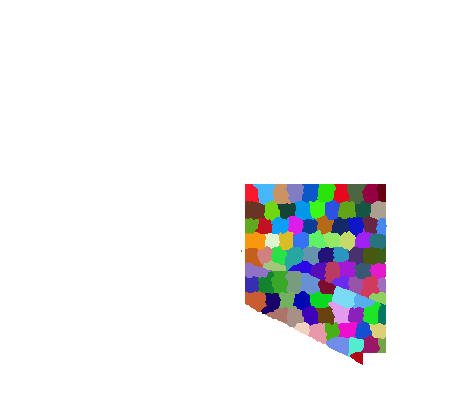
#> input picture dan-utility-scripts/STATE_CERENAICA-BEL.png, 453 x 407 px; its folder holds 4 pictures in this run
$ python generate_colors_from_image-v2.py
#> lines starting #> are read from the running program, lines starting #| are printed output that depends on the picture
import os
from PIL import Image

def hex_colors(image_path):
#> called with image_path = 'STATE_CERENAICA-BEL.png'
    with Image.open(image_path) as im:
#> im is the input picture: PIL image 453x407 P; mean R, G, B, A 13.2, 13.4, 14.7, 29.9
        im = im.convert("RGB")
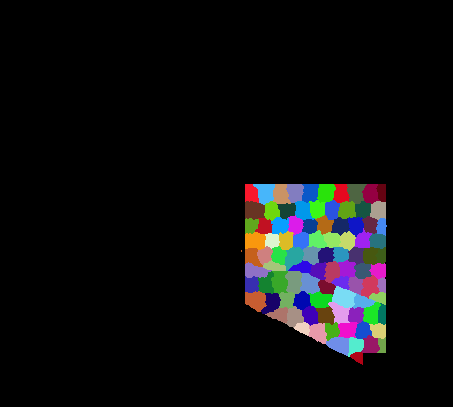
#> im: PIL image 453x407 RGB; mean R, G, B 13.2, 13.4, 14.7
        width, height = im.size
#> width = 453; height = 407
        pixels = im.load()
        hex_colors = set()
        for x in range(width):
            for y in range(height):
                r, g, b = pixels[x, y]
                hex_colors.add('#{:02x}{:02x}{:02x}'.format(r, g, b))
#> after the loop, hex_colors = 94 items
        return list(hex_colors)

output_dict = {}
for filename in os.listdir():
    if filename.endswith(".png") and filename.startswith("STATE_"):
        state_name = filename.split("-")[0].replace(".png","")
        country_tag = filename[-7:-4]
        colors = [color.upper().replace('#', 'x') for color in hex_colors(filename)]
#> colors = 94 items, first 6: 'x165542', 'xE6081F', 'x6890D4', 'xDBD075', 'xA5C57A', 'x48316F'
        colors_string = "\n\t\t\t".join(" ".join(colors[i:i+20]) for i in range(0, len(colors), 20)).replace('x000000 ','')
        if state_name not in output_dict:
            output_dict[state_name] = []
        output_dict[state_name].append(f'create_state = {{\n\t\tcountry = c:{country_tag}\n\t\towned_provinces = {{\n\t\t\t{colors_string}\n\t\t}}\n\t}}')
#> pass 2 of the loop `for filename in os.listdir():`:
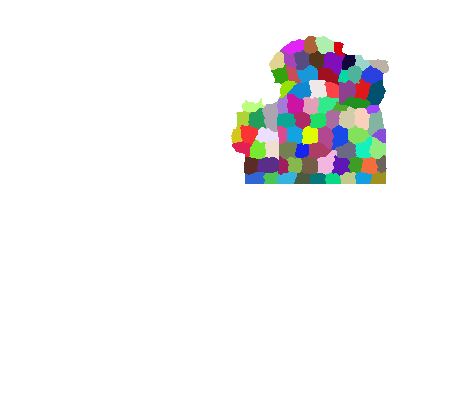
#> input picture dan-utility-scripts/STATE_CERENAICA-LBY.png, 453 x 407 px
#> in hex_colors, im is the input picture: PIL image 453x407 P; mean R, G, B, A 12.7, 12.8, 12.9, 24.8
#> in hex_colors (call 2), `im = im.convert("RGB")`:
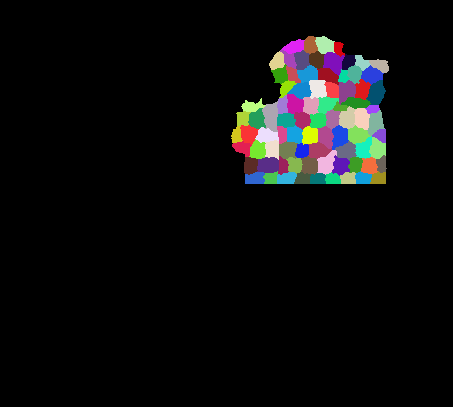
#> im: PIL image 453x407 RGB; mean R, G, B 12.7, 12.8, 12.9
#> after the loop in hex_colors (call 2), `for x in range(width):`: hex_colors = 83 items
#> colors = 83 items, first 6: 'x14F1BF', 'x229F5B', 'x057978', 'xF1DFCE', 'x2B40DE', 'x209020'
#> pass 3 of the loop `for filename in os.listdir():`:
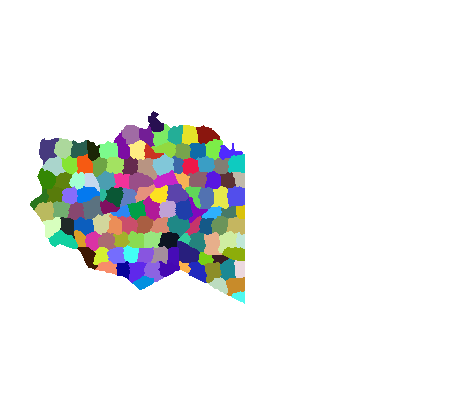
#> input picture dan-utility-scripts/STATE_FEZAN-FRA.png, 453 x 407 px
#> in hex_colors, im is the input picture: PIL image 453x407 P; mean R, G, B, A 19.2, 20.2, 20, 39.5
#> in hex_colors (call 3), `im = im.convert("RGB")`:
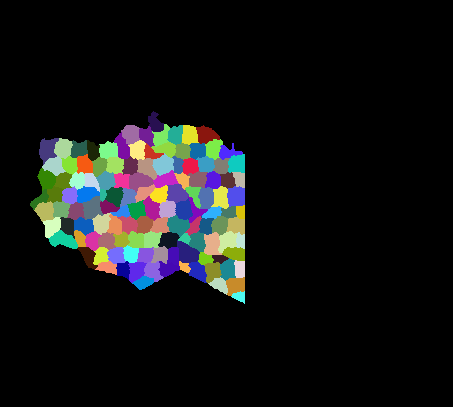
#> im: PIL image 453x407 RGB; mean R, G, B 19.2, 20.2, 20
#> after the loop in hex_colors (call 3), `for x in range(width):`: hex_colors = 126 items
#> colors = 126 items, first 6: 'x8DAD0A', 'x7CED48', 'x1F3EAA', 'x8A160E', 'xDA9E29', 'x8C8E28'
#> the loop made 5 passes; the first 3 are shown

for state_name in output_dict:
    print(f"s:{state_name} = {{\n\t{' '.join(output_dict[state_name])}\n}}")
#> this loop made 3 passes
#> state_name on passes 1 to 3: 'STATE_CERENAICA', 'STATE_FEZAN', 'STATE_TRIPOLITANIA'
#> (printed output is left out)
